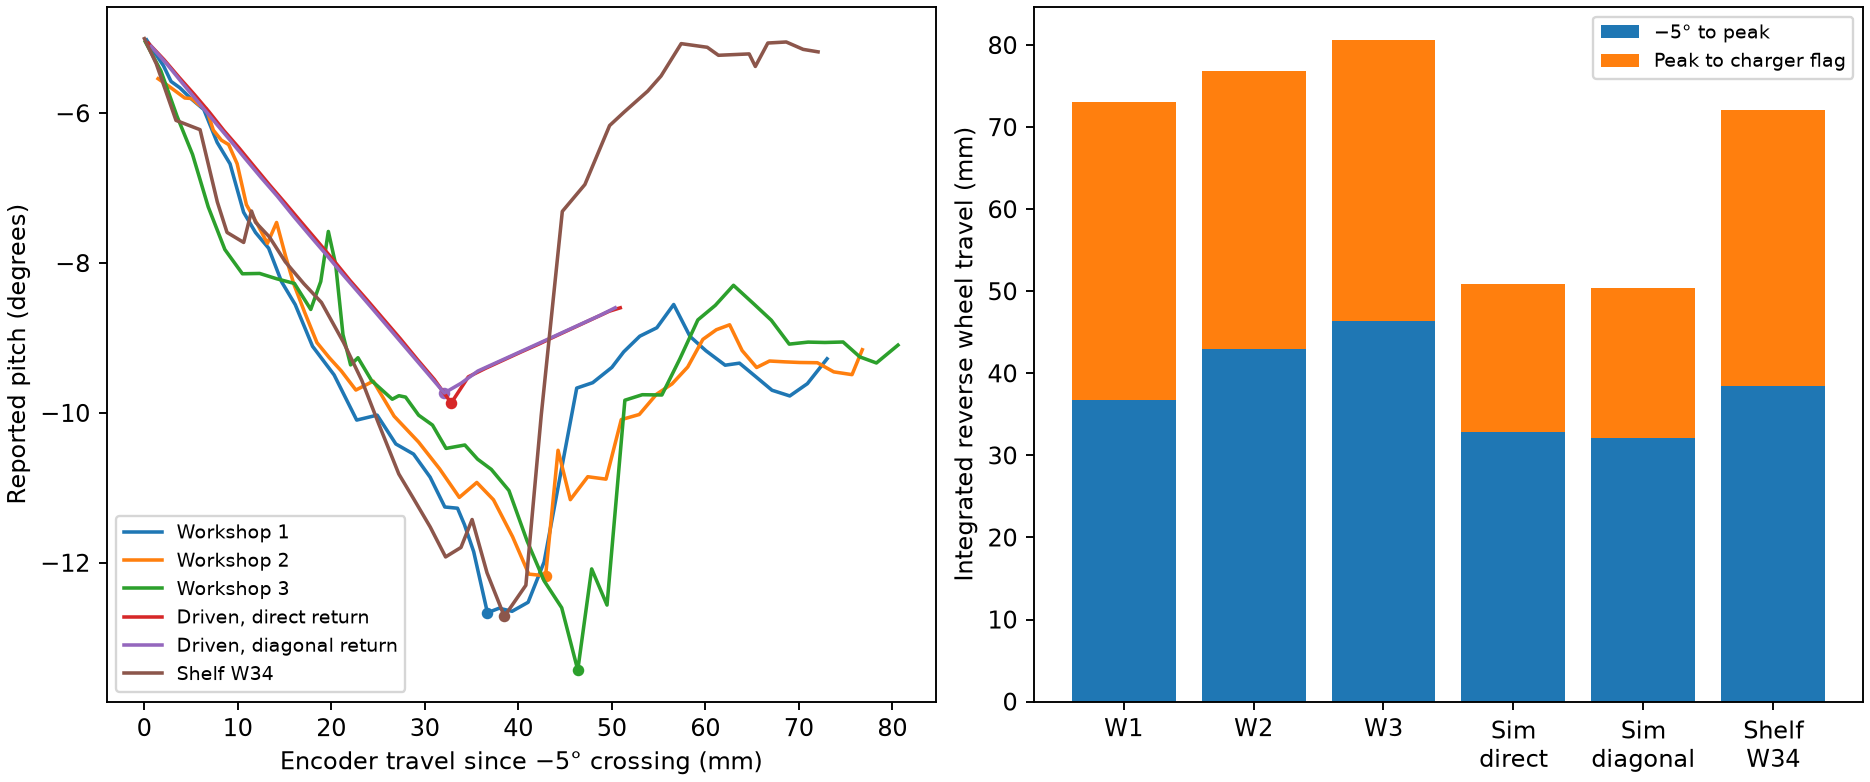

The script that saved this image:
"""Partition reverse travel at pitch landmarks and check a separate camera recording."""
import csv
import gzip
from pathlib import Path

import matplotlib.pyplot as plt
import numpy as np

here = Path(__file__).resolve().parent
camera_dir = here.parents[1] / 'unit3-w34-return'
fig, axes = plt.subplots(1, 2, figsize=(11, 4.6), layout='constrained')
scores = []
for name, source in [
        ('Workshop 1', here.parent/'states.csv'),
        ('Workshop 2', here.parent/'speed-holdout/states.csv'),
        ('Workshop 3', here.parent/'interleaved/states.csv'),
        ('Driven, direct return', here/'autonomous-driven.csv'),
        ('Driven, diagonal return', here/'autonomous-driven-60.csv'),
        ('Shelf W34', camera_dir/'states.csv.gz')]:
    with (gzip.open(source, 'rt') if source.suffix=='.gz' else source.open()) as f:
        rows = [r for r in csv.DictReader(f) if r.get('phase','return')=='return']
    def col(key):
        return np.array([float(r[key]) for r in rows])
    shelf = name=='Shelf W34'
    t = col('receipt_s' if shelf else 'time_s')
    w = (col('left_mmps' if shelf else 'left_mm_s')+col('right_mmps' if shelf else 'right_mm_s'))/2
    pitch = np.rad2deg(col('pitch_rad'))
    on = col('on')!=0 if 'on' in rows[0] else (col('status' if shelf else 'flags').astype(int)&4096)!=0
    i = np.flatnonzero(on)[0]
    t = t-t[i]
    j = np.flatnonzero((pitch[1:i+1]<=-5)&(pitch[:i]>-5))[-1]+1
    start = np.interp(-5, pitch[[j,j-1]], t[[j,j-1]])
    length = np.r_[0,-np.cumsum(np.diff(t)*(w[1:]+w[:-1])/2)]
    travel = length-np.interp(start,t,length)
    peak = j+np.argmin(pitch[j:i+1])
    before, after = travel[peak], travel[i]-travel[peak]
    smooth = np.convolve(pitch,np.ones(5)/5,mode='same')
    smooth_peak = j+np.argmin(smooth[j:i-1])
    if 'gyro_y' in rows[0]:
        head=col('head_rad')
        gy=col('gyro_y')
        print(name,'peak to contact: head delta, gyro Y integral (degrees)', np.degrees(head[i]-head[peak]),np.degrees(np.sum((gy[peak:i]+gy[peak+1:i+1])*.5*np.diff(t[peak:i+1]))))
    scores.append(dict(smooth_after_peak_mm=travel[i]-travel[smooth_peak],series=name,to_peak_mm=before,after_peak_mm=after,total_mm=travel[i],
                       peak_deg=pitch[peak],at_flag_deg=pitch[i],peak_before_flag_s=-t[peak]))
    ok=(t>=start)&(t<=0)
    axes[0].plot(travel[ok],pitch[ok],label=name)
    axes[0].scatter(travel[peak],pitch[peak],s=15)
    if shelf:
        cam=np.genfromtxt(camera_dir/'hubs.csv',names=True,delimiter=',')
        scale=48/np.median(cam['rear_x']-cam['front_x'])
        mid=(cam['rear_x']+cam['front_x'])/2
        for a,b in zip(range(len(mid)-1),range(1,len(mid))):
            if cam['t_s'][b] <= 0:
                camera_delta = (mid[b]-mid[a])*scale
                encoder_delta = np.diff(np.interp(cam['t_s'][[a,b]],t,travel))[0]
                print("Measured frame pair (seconds), optical and encoder mm:",cam['t_s'][[a,b]],camera_delta,encoder_delta)
        def optical(tm):
            if not cam['t_s'][0]<=tm<=cam['t_s'][-1]: raise ValueError('Outside camera coverage')
            return np.interp(tm,cam['t_s'],mid)*scale
        print('Camera travel estimated at pitch landmarks (mm):',optical(t[peak])-optical(start),optical(0)-optical(t[peak]))
for s in scores:
    print(s)
with (here/'climb.csv').open('w') as f:
    wr=csv.DictWriter(f,fieldnames=scores[0]);wr.writeheader();wr.writerows(scores)
x=np.arange(len(scores))
before=[s['to_peak_mm'] for s in scores]
axes[1].bar(x,before,label='−5° to peak')
axes[1].bar(x,[s['after_peak_mm'] for s in scores],bottom=before,label='Peak to charger flag')
axes[1].set_xticks(x,['W1','W2','W3','Sim\ndirect','Sim\ndiagonal','Shelf\nW34'])
axes[1].set_ylabel('Integrated reverse wheel travel (mm)')
axes[0].set(xlabel='Encoder travel since −5° crossing (mm)',ylabel='Reported pitch (degrees)')
for ax in axes:ax.legend(fontsize=8)
fig.savefig(here/'climb.png',dpi=170)
